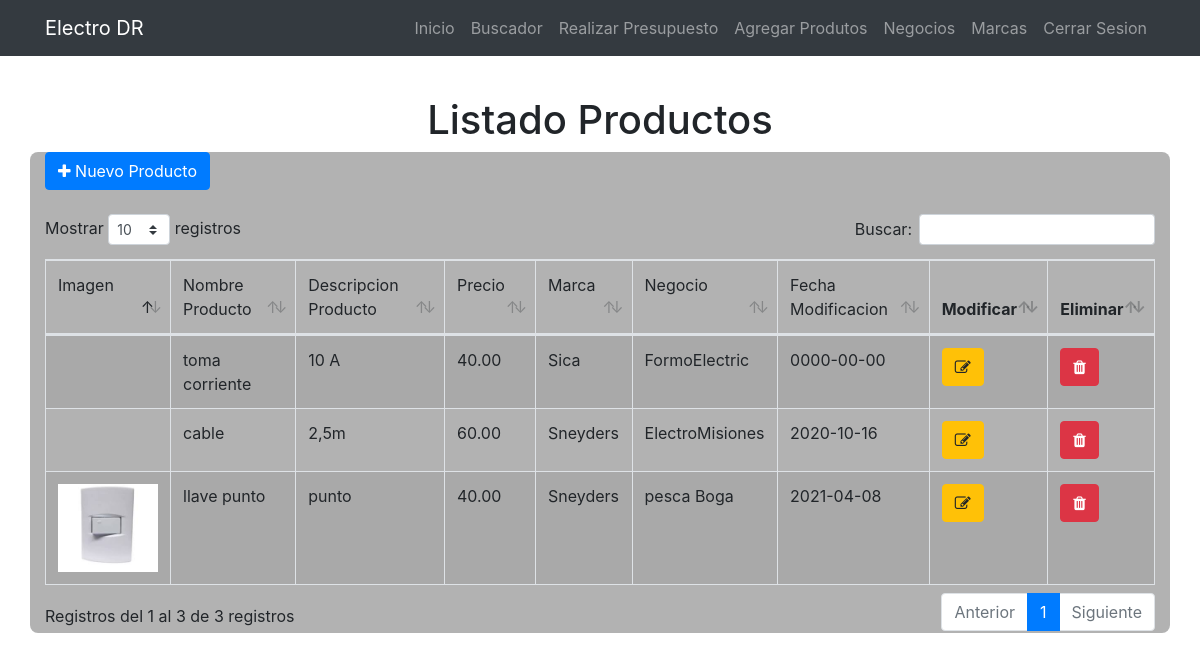
The page /mod_productos/index.php on the database its author committed.
### tables this page shows
CREATE TABLE `productos` (
  `id_productos` int(4) NOT NULL,
  `nombre` varchar(100) NOT NULL,
  `desc_produc` varchar(200) NOT NULL,
  `ruta_img` varchar(255) NOT NULL,
  `precio` float(6,2) NOT NULL,
  `fecha_modificacion` date NOT NULL,
  `id_negocio` int(4) NOT NULL,
  `id_marca` int(4) NOT NULL
);

CREATE TABLE `marca` (
  `id_marca` int(4) NOT NULL,
  `descrip_marca` varchar(100) NOT NULL
);

CREATE TABLE `negocio` (
  `id_negocio` int(4) NOT NULL,
  `descrip_negocio` varchar(100) NOT NULL
);

### mod_productos/index.php (the view, shortened to what this page needs)
<?php require_once '../layouts/head.php'; ?>
<div class="container" >
	<h1 class="page-header text-center">Listado Productos</h1>
	<div class="row">
		<div class="col-xs-12 col-sm-12 col-md-12 col-lg-12" style="background-color: rgb(0,0,0,0.30); border-radius: 0.50rem;">
			<div>
				<a href="nuevoProductos.php" class="btn btn-primary"><span class="fa fa-plus"></span> Nuevo Producto</a>
			</div>
			<br>
			<div>
				<table id="myTable" class="table table-bordered table-striped display wrap" width="100%">
					<thead>
						<td>Imagen</td>
						<td>Nombre Producto</td>
						<td>Descripcion Producto</td>
						<td>Precio</td>
						<td>Marca</td>
						<td>Negocio</td>
						<td>Fecha Modificacion</td>
						<th>Modificar</th>
						<th>Eliminar</th>
					</thead>
					<tbody>
						<?php
						include_once('../conexion/conexion.php');
						$sql = "SELECT * FROM productos p1, negocio n1, marca m1 WHERE p1.id_negocio = n1.id_negocio AND p1.id_marca = m1.id_marca";
						$query = $conexion->query($sql);
						while($row = $query->fetch_assoc()){
							echo
							"<tr>
							<td><img style='width:100px;' src=".$row['ruta_img']."></td>
							<td>".$row['nombre']."</td>
							<td>".$row['desc_produc']."</td>
							<td>".$row['precio']."</td>
							<td>".$row['descrip_marca']."</td>
							<td>".$row['descrip_negocio']."</td>
							<td>".$row['fecha_modificacion']."</td>
							";
							echo "
							<td>
							<a href='editarProductos.php?id_productos=".$row['id_productos']."' class='btn btn-warning btn-xm'><span class='fa fa-edit'></span></a>
							</td>
							<td>
							<a href='eliminarProductos.php?id_productos=".$row['id_productos']."' class='btn btn-danger btn-xm'><span class='fa fa-trash'></span></a>
							</td>
							</tr>";
						}
						?>
					</tbody>
				</table>
			</div>
		</div>
	</div>
</div>
<?php require_once '../layouts/footer.php'; ?>

### assets/css/fondo_principal.css (style rules this page uses)
body { background-image: url("../img/fondo_principal.jpg"); background-position: center center; background-repeat: no-repeat; background-attachment: fixed; background-size: cover; background-color: #66999; }

### rows shown on the page
productos: nombre "toma corriente", desc_produc "10 A", precio "40.00", id_marca.descrip_marca "Sica", id_negocio.descrip_negocio "FormoElectric", fecha_modificacion "0000-00-00"
productos: nombre "cable", desc_produc "2,5m", precio "60.00", id_marca.descrip_marca "Sneyders", id_negocio.descrip_negocio "ElectroMisiones", fecha_modificacion "2020-10-16"
productos: ruta_img (picture), nombre "llave punto", desc_produc "punto", precio "40.00", id_marca.descrip_marca "Sneyders", id_negocio.descrip_negocio "pesca Boga", fecha_modificacion "2021-04-08"
